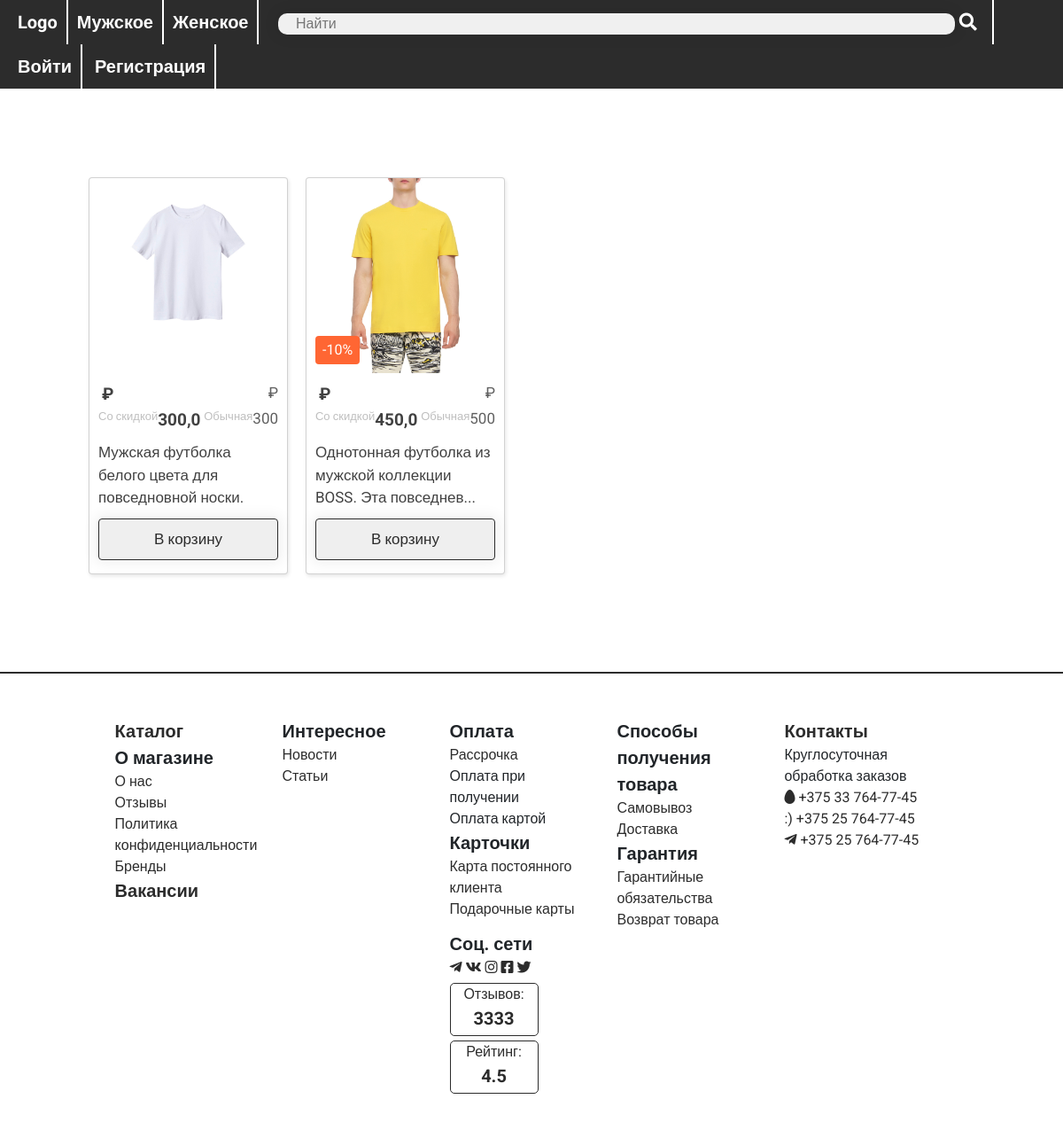
The app's page /catalog, older data.
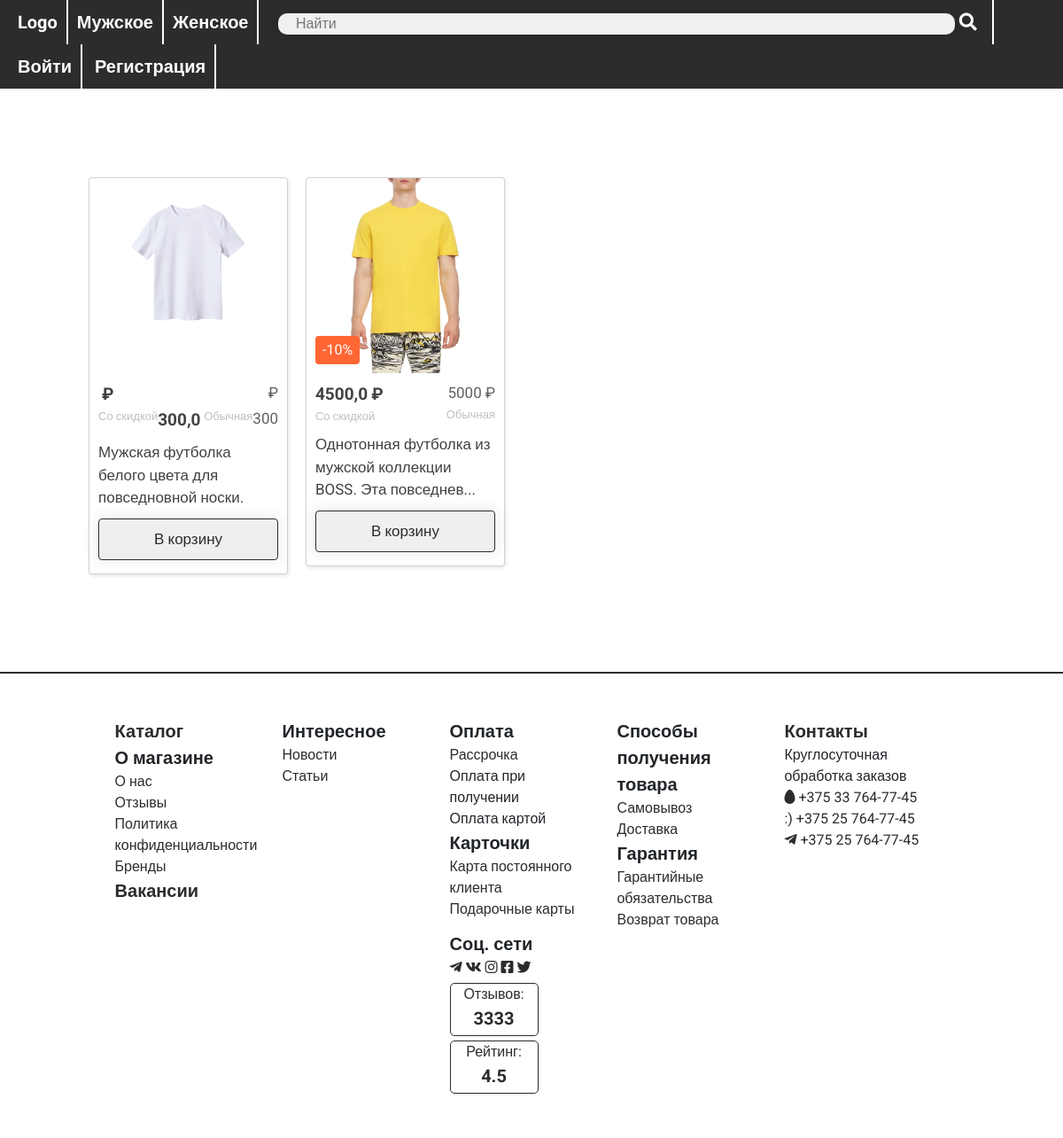
The same page, newer data.
### main/models.py (models this page shows, shortened)
class Item(models.Model):
    name = models.CharField('Название товара', max_length=20)
    price = models.IntegerField('Цена товара', validators=[MinValueValidator(0), MaxValueValidator(999999999)])
    discount = models.IntegerField('Скидка на товар', default=0, validators=[MinValueValidator(0), MaxValueValidator(100)])
    description = models.CharField('Описание товара', max_length=250)
    pic = models.ImageField('Картинка товара')
    tags = models.CharField('Тэги', max_length=500, default='')
    forMales = models.BooleanField('Для мужчин', default=True)
    forChildren = models.BooleanField('Для детей', default=False)
    class Meta:
        verbose_name = 'Товар'
        verbose_name_plural = 'Товары'

### main/views.py (the view)
def catalogShow(request):
    gen = request.GET.get('isMale', None)
    if request.method == 'POST' and request.user.is_anonymous:
        return redirect('/authorization')
    else:
        if gen:
            items = Item.objects.filter(forMales=gen)
        else:
            items = Item.objects.order_by('id')
        for item in items:
            item.discount_price = item.price * ((100-item.discount)/100)
        data = {
            'items': items
        }
        return render(request, 'main/catalog.html', data)

### main/templates/main/catalog.html (shortened to what this page needs)
 {% extends 'main/loyaout.html' %}
{% block bodyBlock %}
<div class="productShow">
{% for item in items %}
    <form method="post" style="display: inline-block; margin-right: 16px; margin-bottom: 10px;">
        <div >
            <div class="card">
              <div class="card__top">
                <a href="#" class="card__image">
                  <img
                    src="{{ item.pic.url }}"
                    alt="{{ item.name }}"
                  />
                </a>
                  {% if item.discount != 0 %}
                    <div class="card__label">-{{ item.discount }}%</div>
                  {% endif %}
              </div>
              <div class="card__bottom">
                <div class="card__prices">
                    <div class="card__price card__price--discount">
                      {{ item.discount_price }}
                    </div>
                  <div class="card__price card__price--common">{{ item.price }}</div>
                </div>
                <a href="#" class="card__title">
                    {% if item.description|length > 60 %}
                        {{ item.description|slice:":60" }}...
                    {% else %}
                        {{ item.description }}
                    {% endif %}
                </a>
                <button class="card__add" type="submit">В корзину</button>
              </div>
            </div>
        </div>
    </form>
{% endfor %}
</div>
{% endblock %}

Row changes from the older to the newer data that the page shows:
changed Item "Однотонная футболка из мужской коллекции BOSS. Эта повседнев": discount_price "450,0" → "4500,0"; price "500" → "5000"
